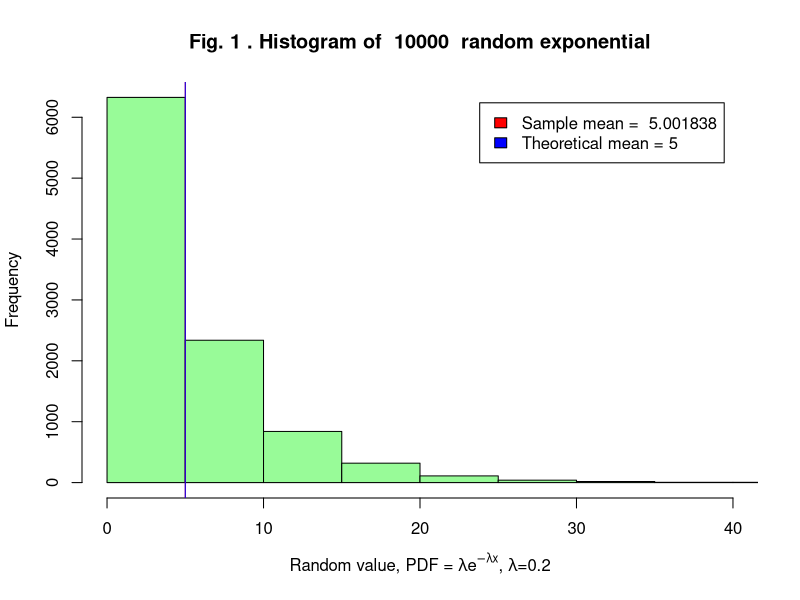
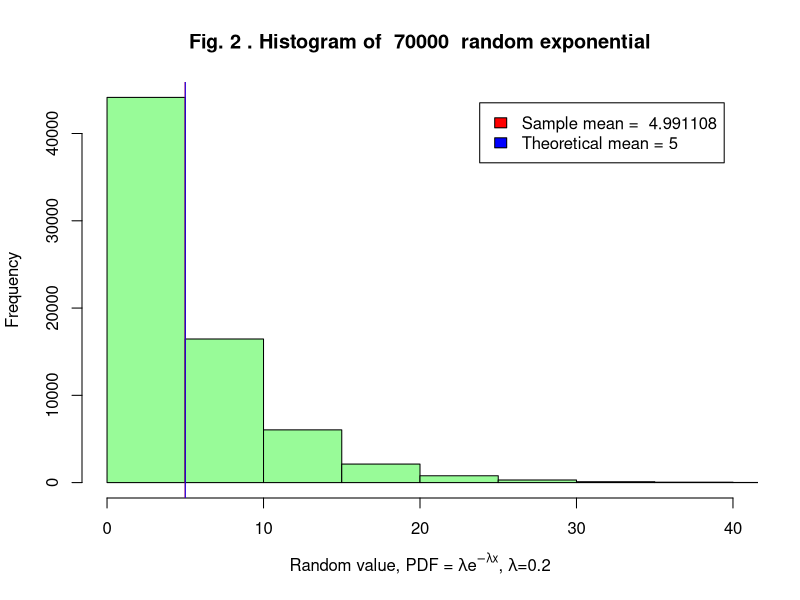
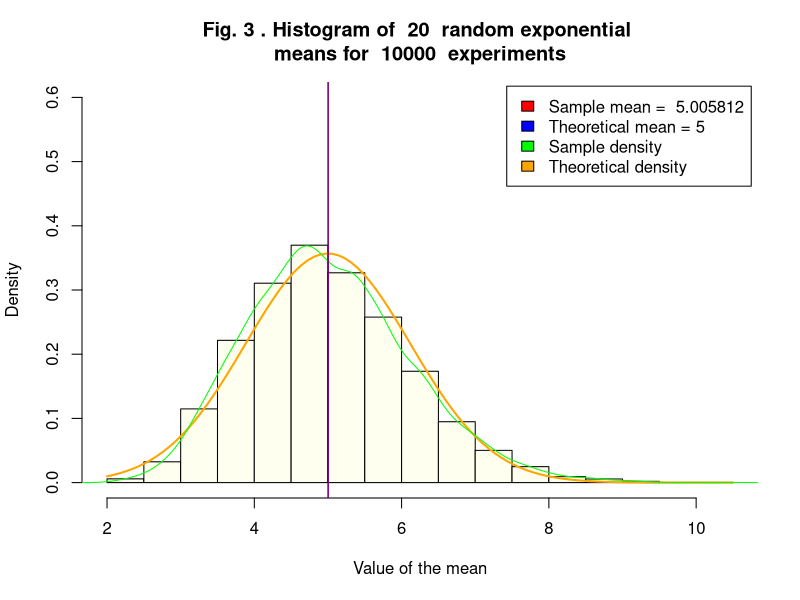
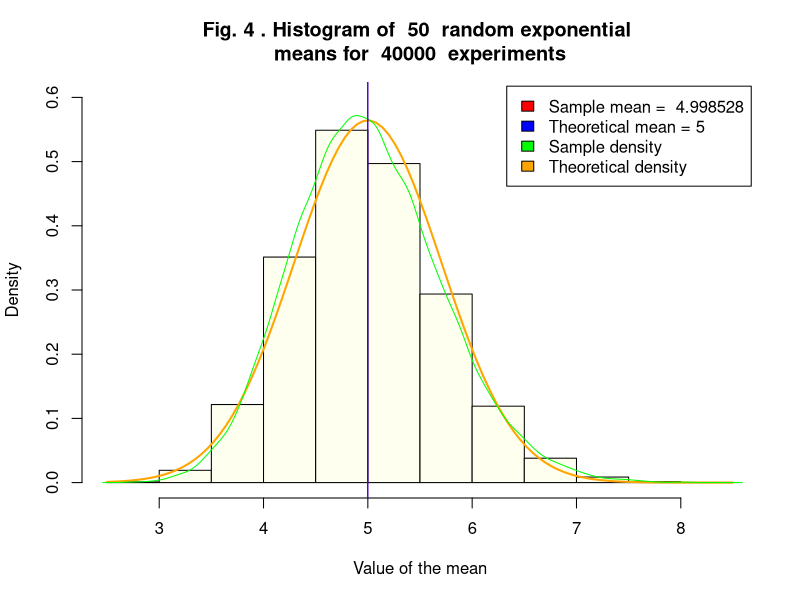

Write the R code that produced these figures, in order.
## ---- chunk 1
# function to perform statistical experiment
experiment1 <- function(lmbd, n) {
  # generate 'n' random variables
  rn_vals <- rexp(n, lmbd) 
  
  # calculate sample mean and variation
  mn_exprm <- mean(rn_vals);
  var_exprm <-var(rn_vals);
  sd_exprm <- sqrt(var_exprm);
    
  # calculate 'theoretical' mean and variation 
  mn_theor <- 1/lmbd
  var_theor <- 1/(lmbd^2)
  sd_theor <- sqrt(var_theor)

  list( rn_vals            = rn_vals,  
        mn_exprm           = mn_exprm,
        var_exprm          = var_exprm,
        sd_exprm           = sd_exprm,
        mn_theor           = mn_theor,
        var_theor          = var_theor,
        sd_theor           = sd_theor)
}

# function to perform statistical experiment with samples
experiment2 <- function(sampleN, lmbd, n) {
  
  # generate sample of 'sampleN' variables 'n' times
  # and store mean 
  mns <- array(0, c(n))
  for (i in 1:n) mns[i] = mean(rexp(sampleN, lmbd));   
  
  # calculate 'theoretical' mean and variation 
  mn_theor <- 1/lmbd
  var_theor <- 1/(lmbd^2)
  sd_theor <- sqrt(var_theor)

  # calculate both 'theoretical' and 'experimantal'
  # mean and variation for samples
  mn_mns <- mean(mns)
  var_mns <- var(mns)
  sd_mns <- sqrt(var_mns)
  var_mns_theor <- var_theor/sampleN
  sd_mns_theor <- sqrt(var_mns_theor)
  
  list( mns                = mns,
        mn_theor           = mn_theor,
        var_theor          = var_theor,
        sd_theor           = sd_theor,
        mn_mns             = mn_mns,
        var_mns            = var_mns,
        sd_mns             = sd_mns,
        var_mns_theor      = var_mns_theor,
        sd_mns_theor       = sd_mns_theor )
}

# plot histogram of 'full sample'
histogramExp <- function(figNo,lmbd, n, rn_vals, mn_exprm, mn_theor) {
  hist(rn_vals, main=paste('Fig.', format(figNo),'. Histogram of ', format(n,6),' random exponential'), col="palegreen", xlim=c(0,40), xlab=substitute(paste("Random value, PDF = ", lambda*e^{-lambda*x},", ",lambda, "=",lm), list(lm = lmbd)));
       
  abline(v=mn_exprm,col="red")
  abline(v=mn_theor, col='blue')
  
  SampleMeanStr <- paste("Sample mean = ", format(mn_exprm,digits=7));
  TheoryMeanStr <- paste("Theoretical mean =",format(mn_theor,digits=7));
  legend("topright", inset=.05, c(SampleMeanStr,TheoryMeanStr), fill = c("red", "blue"), horiz=FALSE)
}

# plot histogram of 'sample means experiment'
histogramMns <- function(figNo,lmbd, n, sampleN, mns, mn_mns, mn_theor, sd_mns_theor) {
  hist(mns, main = paste('Fig.',format(figNo),'. Histogram of ', format(sampleN),' random exponential \nmeans for ', format(n,6),' experiments'),
     xlab = "Value of the mean", ylim = c(0,0.6), col="ivory", freq=FALSE, breaks = 16);

  curve(dnorm(x, mean=mn_theor, sd=sd_mns_theor), add=TRUE, col="orange", lwd=2)
  lines(density(mns), col='green')

  abline(v=mn_mns,col="red")
  abline(v=mn_theor, col='blue')
  
  SampleMeanStr <- paste("Sample mean = ", format(mn_mns,digits=7));
  TheoryMeanStr <- paste("Theoretical mean =",format(mn_theor,digits=7));
  legend("topright", inset=.01, legend=c(SampleMeanStr,TheoryMeanStr,"Sample density","Theoretical density"), 
       fill = c("red", "blue", "green","orange"), horiz=FALSE)
}

# ------------------------------------------------------------------

n_list <- c(10000, 20000, 40000, 50000, 60000, 70000);
lmbd <- 0.2;

plotNum <- 1;
drawPlot <- array(0, c(length(n_list)));
drawPlot[1] <- TRUE;
drawPlot[(length(n_list))] <- TRUE;

# create empty data frame to store results
expResArrDf <- data.frame(NExp = numeric(),
                          MeanExp = numeric(), 
                          MeanTheor = numeric(),
                          VarExp = numeric(),
                          VarTheor = numeric(),
                          stringsAsFactors=FALSE);

colnames <- names(expResArrDf);
## ---- chunk 2

for (i in (1:length(n_list))){
  ES1 <- experiment1(lmbd,n_list[i]);
  
  # append result of the experiment
  expResArrDf <- rbind(expResArrDf,c(n_list[i], ES1$mn_exprm, ES1$mn_theor, ES1$var_exprm, ES1$var_theor));
    
  if (drawPlot[i]){
    histogramExp(plotNum, lmbd, n_list[i], ES1$rn_vals,ES1$mn_exprm, ES1$mn_theor )
    plotNum <- plotNum+1;
  }
}

names(expResArrDf) <- colnames;
## ---- chunk 3
cat(paste("Number of random values","Sample Mean","Theoretical Mean","Sample Var","Theoretical Var",sep = ' | '),paste(replicate(5,":---:"), collapse=' | '), sep="\n");
cat(apply(expResArrDf, 1, function(X) paste(X, collapse=" | ")), sep = "\n")
## ---- chunk 4

sampleN_list <- c(20,30,40,50);
n_list <- c(10000, 20000, 40000);
lmbd <- 0.2;

drawPlot <- array(0, c(length(sampleN_list), length(n_list)));
drawPlot[1,1] <- TRUE;
drawPlot[4,3] <- TRUE;

# create empty data frame to store results
mnsResArrDf <- data.frame(NExp = numeric(),
                          NSample = numeric(),
                          MeanExp = numeric(), 
                          MeanTheor = numeric(),
                          VarExp = numeric(),
                          VarTheor = numeric(),
                          stringsAsFactors=FALSE);

colnames <- names(mnsResArrDf);
## ---- chunk 5
for (j in (1:length(n_list))) {
   for (i in (1:length(sampleN_list)))  {
      ES2 <- experiment2(sampleN_list[i],lmbd,n_list[j]);
      
      # append result of the experiment
      mnsResArrDf<- rbind(mnsResArrDf,c(n_list[j], sampleN_list[i], ES2$mn_mn, ES2$mn_theor, ES2$var_mns, ES2$var_mns_theor));
      
      if (drawPlot[i,j]){
        histogramMns(plotNum, lmbd, n_list[j], sampleN_list[i], ES2$mns,ES2$mn_mns, ES2$mn_theor, ES2$sd_mns_theor )
        plotNum <- plotNum+1;
      }
    }
}

names(mnsResArrDf) <- colnames;

## ---- chunk 6
cat(paste("Experiments","Sample","Sample Mean","Theor. Mean","Sample Var","Theor. Var",sep = ' | '),paste(replicate(6,":---"), collapse=' | '), sep="\n");
cat(apply(mnsResArrDf, 1, function(X) paste(X, collapse=" | ")), sep = "\n")

